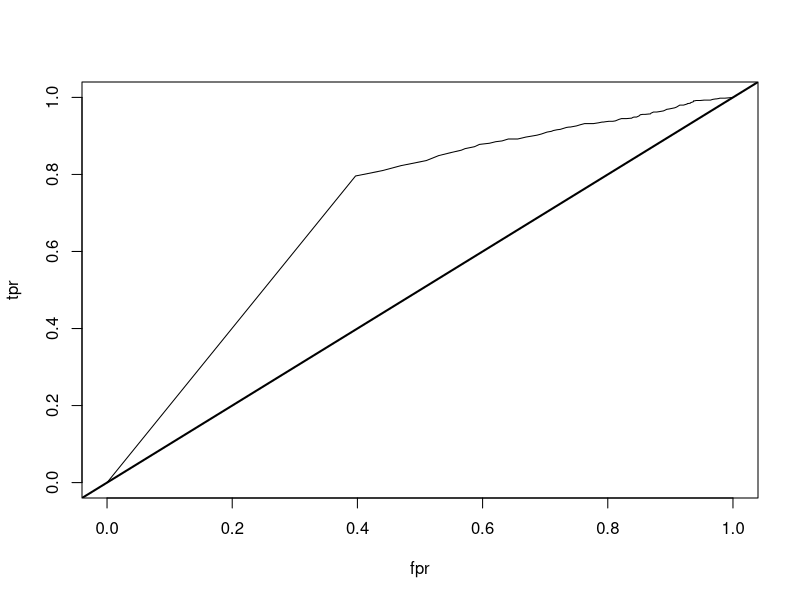

Generate this figure with R:
library(MASS)
library(testthat)
library(limma)

## from covariance matrix to correlation matrix (column-wise)
myCorr <- function(mat) {
    matVar <- var(mat)
    sigma <- diag(diag(matVar)^(-.5), nrow=ncol(mat), ncol=ncol(mat))
    return(sigma %*% matVar %*% sigma)
}

myMatrix <- mvrnorm(1000, mu=rep(0,2), Sigma=matrix(c(10,2,3,10), nrow=2, byrow=TRUE))
expect_equal(cor(myMatrix), myCorr(myMatrix))

simulateTwoGroupData <- function(Ngenes=1000, Nsamples=c(3,3),
                                 indGeneSet=1:20, 
                                 deltaMean=1, cor=0, seed=1887) {
    set.seed(seed)
    stopifnot(length(Nsamples)==2)
    mat <- matrix(rnorm(Ngenes*sum(Nsamples)), nrow=Ngenes)
    rownames(mat) <- paste("gene", 1:Ngenes, sep="_")
    NgeneSet <- length(indGeneSet)
    isGroup2 <- 1:ncol(mat) > Nsamples[1]
    if(all(cor==0)) {
        mat[indGeneSet,isGroup2] <-     mat[indGeneSet,isGroup2]+deltaMean
    } else {
        if(length(cor)==1)
            cor <- rep(cor, 2)
        sigmaGroup1 <- matrix(cor[1], nrow=NgeneSet, ncol=NgeneSet)
        diag(sigmaGroup1) <- 1
        sigmaGroup2 <- matrix(cor[2], nrow=NgeneSet, ncol=NgeneSet)
        diag(sigmaGroup2) <- 1
        mvrnormGroup1 <- t(mvrnorm(n=Nsamples[1],
                                   mu=rep(0, NgeneSet),
                                   Sigma=sigmaGroup1))
        mvrnormGroup2 <- t(mvrnorm(n=Nsamples[2],
                                   mu=rep(deltaMean, NgeneSet),
                                   Sigma=sigmaGroup2))
        mat[indGeneSet,] <- cbind(mvrnormGroup1, mvrnormGroup2)
    }
    return(mat)
}

test <- simulateTwoGroupData(Nsamples=c(3,3), cor=c(0.25, 0.25))
testDesign <- matrix(c(rep(1,6), rep(0,3), rep(1,3)), nrow=6, byrow=FALSE)
camera(test, index=1:20, design=testDesign, contrast=2L)

myTests <- lapply(1:1000, function(x)
    simulateTwoGroupData(Nsamples=c(3,3), deltaMean=1, cor=c(0.5, 0.5), seed=x))
myCamera <- sapply(myTests, function(x)
    camera(x, index=1:20, design=testDesign, contrast=2L)$PValue)
summary(myCamera>=0.05)

myNegTests <- lapply(1:1000, function(x)
    simulateTwoGroupData(Nsamples=c(3,3), deltaMean=0, cor=c(0.5, 0.5), seed=x))
myNegCamera <- sapply(myNegTests, function(x)
    camera(x, index=1:20, design=testDesign, contrast=2L)$PValue)
summary(myNegCamera>=0.05)

ps <- seq(0,1,0.01)
fpr <- sapply(ps, function(x) mean(myNegCamera<=x))
tpr <- sapply(ps, function(x) mean(myCamera<=x))
plot(tpr~fpr, type="l")
abline(0,1,lwd=2)
